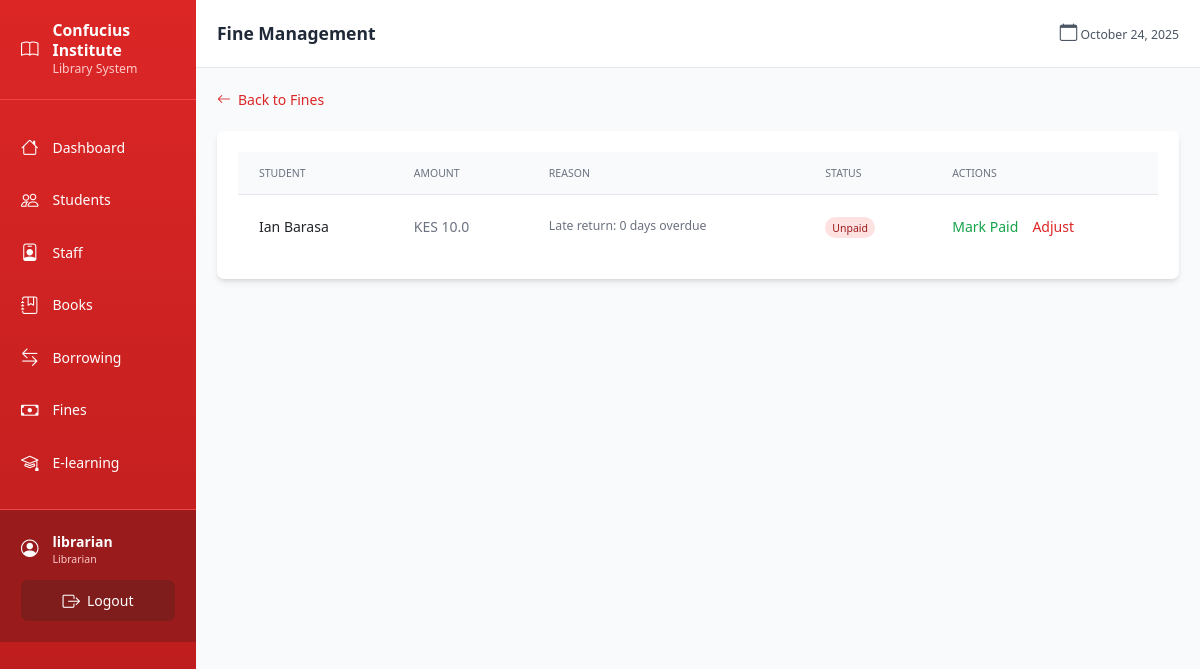
/borrowing/fines (signed in), run on the app's committed database.
### models.py (models this page shows, shortened)
class User(UserMixin, db.Model):
    id = db.Column(db.Integer, primary_key=True)
    username = db.Column(db.String(80), unique=True, nullable=False)
    email = db.Column(db.String(120), unique=True, nullable=False)
    password_hash = db.Column(db.String(256), nullable=False)
    role = db.Column(db.String(20), nullable=False, default='librarian')  # admin, librarian
    created_at = db.Column(db.DateTime, default=datetime.utcnow)
    active = db.Column(db.Boolean, default=True)  # Renamed from is_active to avoid conflict

class Fine(db.Model):
    id = db.Column(db.Integer, primary_key=True)
    student_id = db.Column(db.Integer, db.ForeignKey('student.id'), nullable=False)
    borrow_record_id = db.Column(db.Integer, db.ForeignKey('borrow_record.id'), nullable=False)
    amount = db.Column(db.Float, nullable=False)  # Amount in KES
    original_amount = db.Column(db.Float, nullable=True)  # Original fine amount before adjustments
    reason = db.Column(db.String(200), default='Late return')
    paid = db.Column(db.Boolean, default=False)
    paid_at = db.Column(db.DateTime, nullable=True)
    waived = db.Column(db.Boolean, default=False)
    waived_at = db.Column(db.DateTime, nullable=True)
    waived_by = db.Column(db.Integer, db.ForeignKey('user.id'), nullable=True)
    waiver_reason = db.Column(db.Text, nullable=True)
    adjustment_amount = db.Column(db.Float, default=0.0)  # Amount adjusted (positive or negative)
    created_at = db.Column(db.DateTime, default=datetime.utcnow)
    borrow_record = db.relationship('BorrowRecord', backref='fine_ref', lazy=True)
    waived_by_user = db.relationship('User', backref='waived_fines', lazy=True)

class Student(db.Model):
    id = db.Column(db.Integer, primary_key=True)
    name = db.Column(db.String(100), nullable=False)
    registration_number = db.Column(db.String(50), unique=True, nullable=True)  # UoN students
    id_number = db.Column(db.String(20), unique=True, nullable=True)  # Kenyan non-UoN
    passport_number = db.Column(db.String(20), unique=True, nullable=True)  # International
    email = db.Column(db.String(120), nullable=False)
    phone = db.Column(db.String(20))
    membership_status = db.Column(db.String(20), default='active')  # active, suspended, expired
    created_at = db.Column(db.DateTime, default=datetime.utcnow)
    borrow_records = db.relationship('BorrowRecord', backref='student_ref', lazy=True)
    fines = db.relationship('Fine', backref='student_ref', lazy=True)

### blueprints/borrowing.py (the view)
@borrowing_bp.route('/fines')
@login_required
def list_fines():
    fines = Fine.query.filter_by(paid=False).order_by(Fine.created_at.desc()).all()
    return render_template('borrowing/fines.html', fines=fines)

### templates/borrowing/fines.html (shortened to what this page needs)
{% extends 'base.html' %}
{% block page_header %}Fine Management{% endblock %}
{% block content %}
<div class="max-w-6xl mx-auto">
    <div class="mb-6">
        <a href="{{ url_for('fines.list_fines') }}" class="inline-flex items-center text-red-600 hover:text-red-700">
            <i class="bi bi-arrow-left mr-2"></i>Back to Fines
        </a>
    </div>
    <div class="bg-white rounded-lg shadow-md overflow-hidden">
        <div class="p-6">
            {% if fines %}
            <div class="overflow-x-auto">
                <table class="min-w-full divide-y divide-gray-200">
                    <thead class="bg-gray-50">
                        <tr>
                            <th class="px-6 py-3 text-left text-xs font-medium text-gray-500 uppercase">Student</th>
                            <th class="px-6 py-3 text-left text-xs font-medium text-gray-500 uppercase">Amount</th>
                            <th class="px-6 py-3 text-left text-xs font-medium text-gray-500 uppercase">Reason</th>
                            <th class="px-6 py-3 text-left text-xs font-medium text-gray-500 uppercase">Status</th>
                            <th class="px-6 py-3 text-left text-xs font-medium text-gray-500 uppercase">Actions</th>
                        </tr>
                    </thead>
                    <tbody class="bg-white divide-y divide-gray-200">
                        {% for fine in fines %}
                        <tr class="hover:bg-gray-50">
                            <td class="px-6 py-4 font-medium">{{ fine.student_ref.name }}</td>
                            <td class="px-6 py-4 text-gray-500">KES {{ fine.amount }}</td>
                            <td class="px-6 py-4 text-sm text-gray-500">{{ fine.reason }}</td>
                            <td class="px-6 py-4">
                                {% if fine.paid %}
                                    <span class="px-2 py-1 text-xs font-medium rounded-full bg-green-100 text-green-800">Paid</span>
                                {% elif fine.waived %}
                                    <span class="px-2 py-1 text-xs font-medium rounded-full bg-blue-100 text-blue-800">Waived</span>
                                {% else %}
                                    <span class="px-2 py-1 text-xs font-medium rounded-full bg-red-100 text-red-800">Unpaid</span>
                                {% endif %}
                            </td>
                            <td class="px-6 py-4">
                                {% if not fine.paid and not fine.waived %}
                                <a href="{{ url_for('fines.mark_paid', fine_id=fine.id) }}" class="text-green-600 hover:text-green-700 mr-3">
                                    Mark Paid
                                </a>
                                <a href="{{ url_for('fines.adjust_fine', fine_id=fine.id) }}" class="text-red-600 hover:text-red-700">
                                    Adjust
                                </a>
                                {% endif %}
                            </td>
                        </tr>
                        {% endfor %}
                    </tbody>
                </table>
            </div>
            {% else %}
            <div class="text-center py-12 text-gray-500">
                <i class="bi bi-inbox text-5xl mb-3"></i>
                <p>No fines found</p>
            </div>
            {% endif %}
        </div>
    </div>
</div>
{% endblock %}

### templates/base.html (shortened to what this page needs)
<!DOCTYPE html>
<html lang="en">
<head>
    <link href="https://cdn.jsdelivr.net/npm/bootstrap@5.1.3/dist/css/bootstrap.min.css" rel="stylesheet">
    <link href="https://cdn.jsdelivr.net/npm/bootstrap-icons@1.7.2/font/bootstrap-icons.css" rel="stylesheet">
    <script src="https://cdn.tailwindcss.com"></script>
</head>
<body class="bg-gray-50">
    {% if current_user.is_authenticated %}
    <div class="flex h-screen overflow-hidden">
        <aside id="sidebar" class="fixed lg:static inset-y-0 left-0 z-40 w-64 bg-gradient-to-b from-red-600 to-red-700 text-white flex-shrink-0 overflow-y-auto transform -translate-x-full lg:translate-x-0 transition-transform duration-300">
            <div class="p-6 border-b border-red-500">
                <a href="{{ url_for('dashboard.index') }}" class="flex items-center gap-3 text-white hover:text-red-100 transition">
                    <i class="bi bi-book text-3xl"></i>
                    <div>
                        <div class="font-bold text-lg leading-tight">Confucius Institute</div>
                        <div class="text-sm text-red-200">Library System</div>
                    </div>
                </a>
            </div>
            <nav class="py-4 pb-32">
                <a href="{{ url_for('dashboard.index') }}" class="sidebar-link flex items-center gap-3 px-6 py-3 text-white hover:bg-red-500 transition">
                    <i class="bi bi-house text-xl"></i>
                    <span class="font-medium">Dashboard</span>
                </a>
                <a href="{{ url_for('students.list_students') }}" class="sidebar-link flex items-center gap-3 px-6 py-3 text-white hover:bg-red-500 transition">
                    <i class="bi bi-people text-xl"></i>
                    <span class="font-medium">Students</span>
                </a>
                <a href="{{ url_for('staff.list_staff') }}" class="sidebar-link flex items-center gap-3 px-6 py-3 text-white hover:bg-red-500 transition">
                    <i class="bi bi-person-badge text-xl"></i>
                    <span class="font-medium">Staff</span>
                </a>
                <a href="{{ url_for('books.list_books') }}" class="sidebar-link flex items-center gap-3 px-6 py-3 text-white hover:bg-red-500 transition">
                    <i class="bi bi-journal-bookmark text-xl"></i>
                    <span class="font-medium">Books</span>
                </a>
                <a href="{{ url_for('borrowing.list_borrows') }}" class="sidebar-link flex items-center gap-3 px-6 py-3 text-white hover:bg-red-500 transition">
                    <i class="bi bi-arrow-left-right text-xl"></i>
                    <span class="font-medium">Borrowing</span>
                </a>
                <a href="{{ url_for('fines.list_fines') }}" class="sidebar-link flex items-center gap-3 px-6 py-3 text-white hover:bg-red-500 transition">
                    <i class="bi bi-cash text-xl"></i>
                    <span class="font-medium">Fines</span>
                </a>
                {% if current_user.is_authenticated %}
                <a href="{{ url_for('elearning.index') }}" class="sidebar-link flex items-center gap-3 px-6 py-3 text-white hover:bg-indigo-600 transition">
                    <i class="bi bi-mortarboard text-xl"></i>
                    <span class="font-medium">E-learning</span>
                </a>
                {% endif %}
            </nav>
            <div class="border-t border-red-500 bg-red-800 p-4" id="sidebar-footer">
                <div class="flex items-center gap-3 mb-3">
                    <i class="bi bi-person-circle text-3xl"></i>
                    <div class="flex-1 min-w-0">
                        <div class="font-semibold truncate">{{ current_user.username }}</div>
                        <div class="text-xs text-red-200">{{ current_user.role.title() }}</div>
                    </div>
                </div>
                <a href="{{ url_for('auth.logout') }}" class="flex items-center gap-2 justify-center w-full px-4 py-2 bg-red-900 hover:bg-red-950 rounded-lg transition">
                    <i class="bi bi-box-arrow-right"></i>
                    <span>Logout</span>
                </a>
            </div>
        </aside>
        <div class="flex-1 flex flex-col overflow-hidden w-full">
            <header class="bg-white shadow-sm border-b border-gray-200 px-4 lg:px-6 py-4">
                <div class="flex items-center justify-between">
                    <h1 class="text-lg lg:text-xl font-semibold text-gray-800 ml-16 lg:ml-0">{% block page_header %}Library Management{% endblock %}</h1>
                    <div class="text-sm text-gray-600">
                        <i class="bi bi-calendar"></i>
                        <span id="current-date"></span>
                    </div>
                </div>
            </header>
            <main class="flex-1 overflow-y-auto bg-gray-50">
                <div class="p-4 lg:p-6">
                    {% block content %}{% endblock %}
                </div>
            </main>
        </div>
    </div>
    {% endif %}
</body>
</html>

### templates/base.html (style rules this page uses)
:root { font-size: 14px; }
#sidebar { width: 14rem; }
#sidebar-footer { width: 14rem; }
#sidebar .bi, #sidebar-footer .bi, header .bi { font-size: 1.25rem; }
.sidebar-link { transition: all 0.3s ease; }

### data on the page
User: username "librarian", role "Librarian"
Fine: student_ref.name "Ian Barasa", amount "10.0", reason "Late return: 0 days overdue", paid "Unpaid"
